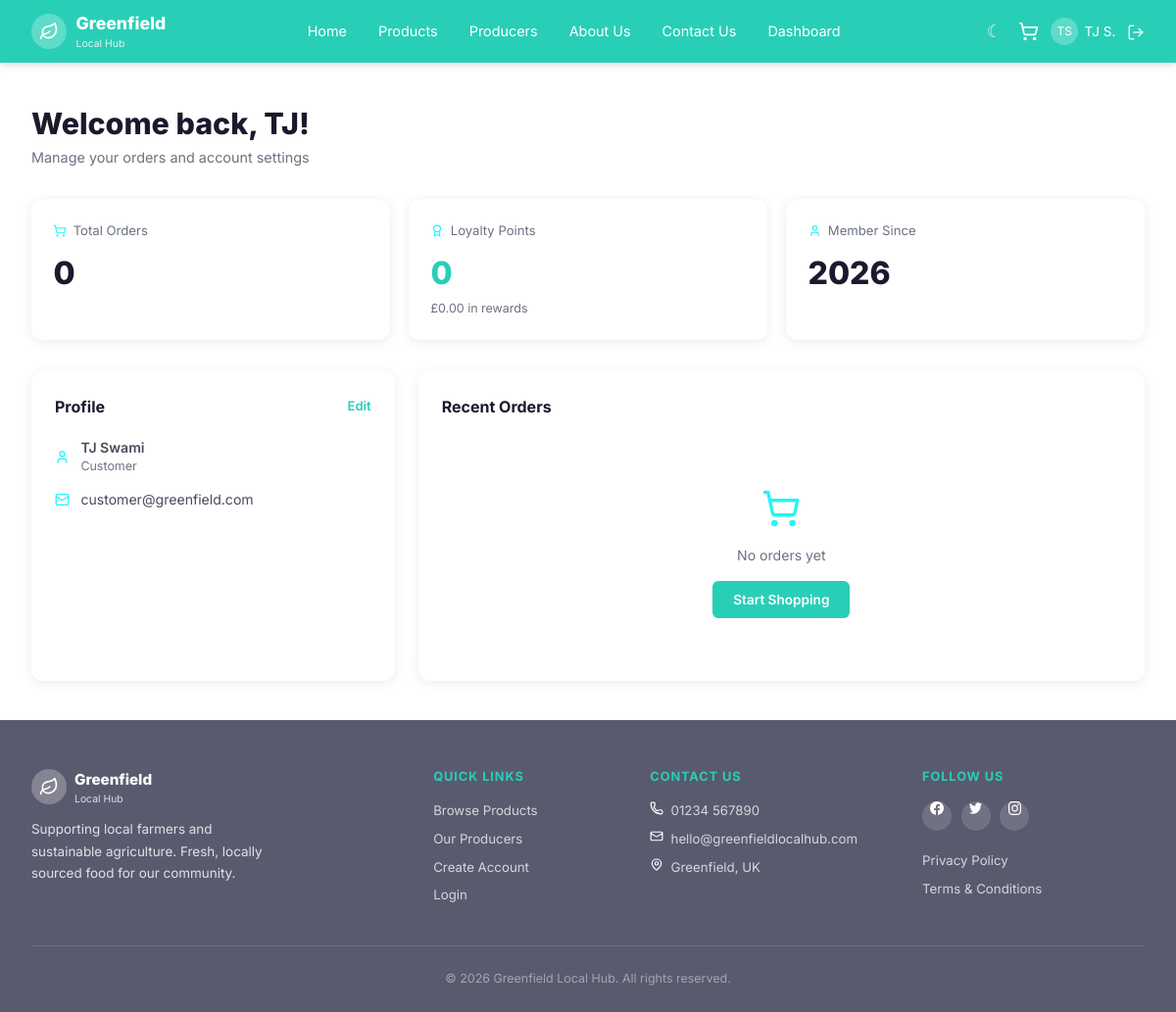
/dashboard/customer (signed in), run on the app's committed database.
### model.py (models this page shows, shortened)
class User(db.Model):
    __tablename__ = 'users'
    id = db.Column(db.Integer, primary_key=True)
    first_name = db.Column(db.String(100), nullable=False)
    last_name = db.Column(db.String(100), nullable=False)
    email = db.Column(db.String(200), unique=True, nullable=False)
    password_hash = db.Column(db.String(256), nullable=False)
    role = db.Column(db.String(20), default='customer')  # customer, producer, admin
    phone_number = db.Column(db.String(30))
    address = db.Column(db.Text)
    accessibility_preferences = db.Column(db.Text)
    is_active = db.Column(db.Boolean, default=True)
    security_question = db.Column(db.String(300))
    security_answer = db.Column(db.String(200))
    loyalty_points = db.Column(db.Integer, default=0)
    created_at = db.Column(db.DateTime, default=datetime.utcnow)
    cart_items = db.relationship('CartItem', backref='user', lazy=True,
                                 foreign_keys='CartItem.user_id')
    orders = db.relationship('Order', backref='user', lazy=True)
    @property
    def full_name(self):
        return f"{self.first_name} {self.last_name}"
    @property
    def initials(self):
        return f"{self.first_name[0]}{self.last_name[0]}".upper()
    @property
    def member_since_year(self):
        return self.created_at.year

### app.py (the view)
@app.route('/dashboard/customer')
@login_required
def dashboard_customer():
    user = get_current_user()
    if user.role != 'customer':
        return redirect(url_for(f'dashboard_{user.role}'))
    orders = Order.query.filter_by(user_id=user.id)\
                        .order_by(Order.created_at.desc()).all()
    return render_template('dashboard/customer.html', user=user, orders=orders)

### app.py (called while the page is built)
def get_current_user():
    if 'user_id' in session:
        return db.session.get(User, session['user_id'])
    return None

def get_cart_count():
    user = get_current_user()
    if user:
        return CartItem.query.filter_by(user_id=user.id).count()
    sid = session.get('guest_sid')
    if sid:
        return CartItem.query.filter_by(session_id=sid).count()
    return 0

def login_required(f):
    @wraps(f)
    def decorated(*args, **kwargs):
        if 'user_id' not in session:
            flash('Please log in to access this page.', 'error')
            return redirect(url_for('login'))
        return f(*args, **kwargs)
    return decorated

@app.context_processor
def inject_globals():
    return {
        'current_user': get_current_user(),
        'cart_count': get_cart_count(),
    }

### templates/dashboard/customer.html (shortened to what this page needs)
{% extends 'base.html' %}
{% block content %}
<div class="dash-page">
    <div class="dash-header">
        <h1>Welcome back, {{ user.first_name }}!</h1>
        <p>Manage your orders and account settings</p>
    </div>
    <div class="dash-stat-grid">
        <div class="stat-card">
            <div class="stat-card-hd"><img src="{{ url_for('static', filename='images/icons/shopping-cart.svg') }}" alt="cart" class="icon-svg"> Total Orders</div>
            <div class="stat-card-val">{{ orders|length }}</div>
        </div>
        <div class="stat-card">
            <div class="stat-card-hd"><img src="{{ url_for('static', filename='images/icons/award.svg') }}" alt="award" class="icon-svg"> Loyalty Points</div>
            <div class="stat-card-val green">{{ user.loyalty_points }}</div>
            <div class="stat-card-sub">£{{ '%.2f'|format(user.loyalty_points * 0.01) }} in rewards</div>
        </div>
        <div class="stat-card">
            <div class="stat-card-hd"><img src="{{ url_for('static', filename='images/icons/user.svg') }}" alt="user" class="icon-svg"> Member Since</div>
            <div class="stat-card-val">{{ user.member_since_year }}</div>
        </div>
    </div>
    <div class="dash-two-col">
        <div class="dash-card">
            <div class="dash-card-title">
                Profile
                <a href="{{ url_for('dashboard_customer') }}" class="edit-link">Edit</a>
            </div>
            <div class="profile-row">
                <span class="profile-row-icon"><img src="{{ url_for('static', filename='images/icons/user.svg') }}" alt="user" class="icon-svg"></span>
                <div>
                    <div style="font-weight:600;">{{ user.full_name }}</div>
                    <div style="font-size:.78rem;color:var(--text-light);">
                        {{ user.role|capitalize }}
                    </div>
                </div>
            </div>
            <div class="profile-row">
                <span class="profile-row-icon"><img src="{{ url_for('static', filename='images/icons/mail.svg') }}" alt="mail" class="icon-svg"></span>
                <span>{{ user.email }}</span>
            </div>
        </div>
        <div class="dash-card">
            <div class="dash-card-title">Recent Orders</div>
            {% if orders %}
            {% for order in orders[:5] %}
            <div class="prod-list-row">
                <div style="flex:1;">
                    <div style="font-weight:600;font-size:.88rem;">
                        Order #{{ order.id }}
                    </div>
                    <div style="font-size:.78rem;color:var(--text-light);">
                        {{ order.created_at.strftime('%d %b %Y') }}
                        &nbsp;.&nbsp; {{ order.status|capitalize }}
                    </div>
                </div>
                <div style="font-weight:700;font-size:.9rem;">
                    £{{ '%.2f'|format(order.total) }}
                </div>
            </div>
            {% endfor %}
            {% else %}
            <div class="empty-state">
                <div class="empty-icon"><img src="{{ url_for('static', filename='images/icons/shopping-cart.svg') }}" alt="cart" class="icon-svg"></div>
                <p>No orders yet</p>
                <a href="{{ url_for('products') }}" class="btn-teal"
                   style="font-size:.85rem;padding:.55rem 1.3rem;">
                    Start Shopping
                </a>
            </div>
            {% endif %}
        </div>
    </div>
</div>
{% endblock %}

### templates/base.html (shortened to what this page needs)
<!DOCTYPE html>
<html lang="en">
<head>
    <link rel="stylesheet" href="{{ url_for('static', filename='css/style.css') }}">
</head>
<body>
<nav class="navbar">
    <a href="{{ url_for('index') }}" class="nav-logo">
        <div class="logo-icon"><img src="{{ url_for('static', filename='images/icons/leaf.svg') }}" alt="leaf" class="icon-svg"></div>
        <div>
            <span class="logo-text-main">Greenfield</span>
            <span class="logo-text-sub">Local Hub</span>
        </div>
    </a>
    <div class="nav-links" id="nav-links">
        <a href="{{ url_for('index') }}">Home</a>
        <a href="{{ url_for('products') }}">Products</a>
        <a href="{{ url_for('producers') }}">Producers</a>
        <a href="{{ url_for('about') }}">About Us</a>
        <a href="{{ url_for('contact') }}">Contact Us</a>
        {% if current_user %}
        <a href="{{ url_for('dashboard_' ~ current_user.role) }}">Dashboard</a>
        {% endif %}
    </div>
    <div class="nav-right">
        <button id="theme-toggle" class="theme-btn" title="Toggle dark mode">☾</button>
        <a href="{{ url_for('cart') }}" class="nav-cart">
            <img src="{{ url_for('static', filename='images/icons/shopping-cart.svg') }}" alt="cart" class="icon-svg">
        </a>
        {% if current_user %}
        <div class="nav-user-info">
            <div class="nav-user-icon">{{ current_user.initials }}</div>
            <span>{{ current_user.first_name }} {{ current_user.last_name[0] }}.</span>
        </div>
        <a href="{{ url_for('logout') }}" class="nav-logout" title="Logout"><img src="{{ url_for('static', filename='images/icons/log-out.svg') }}" alt="log-out" class="icon-svg"></a>
        {% else %}
        <a href="{{ url_for('login') }}" class="btn-nav-login">Login</a>
        <a href="{{ url_for('register') }}" class="btn-nav-register">Register</a>
        {% endif %}
    </div>
</nav>
{% block content %}{% endblock %}
<footer class="footer">
    <div class="footer-inner">
        <div class="footer-brand">
            <div class="brand-logo">
                <div class="logo-icon"><img src="{{ url_for('static', filename='images/icons/leaf.svg') }}" alt="leaf" class="icon-svg"></div>
                <div>
                    <span style="font-size:.95rem; font-weight:800;">Greenfield</span>
                    <span style="font-size:.65rem; font-weight:400; opacity:.8; display:block;">Local Hub</span>
                </div>
            </div>
            <p>Supporting local farmers and sustainable agriculture. Fresh, locally sourced food for our community.</p>
        </div>
        <div class="footer-col">
            <h4>Quick Links</h4>
            <a href="{{ url_for('products') }}">Browse Products</a>
            <a href="{{ url_for('producers') }}">Our Producers</a>
            <a href="{{ url_for('register') }}">Create Account</a>
            <a href="{{ url_for('login') }}">Login</a>
        </div>
        <div class="footer-col">
            <h4>Contact Us</h4>
            <span><img src="{{ url_for('static', filename='images/icons/phone.svg') }}" alt="phone" class="icon-svg"> 01234 567890</span>
            <span><img src="{{ url_for('static', filename='images/icons/mail.svg') }}" alt="mail" class="icon-svg"> hello@greenfieldlocalhub.com</span>
            <span><img src="{{ url_for('static', filename='images/icons/map-pin.svg') }}" alt="location" class="icon-svg"> Greenfield, UK</span>
        </div>
        <div class="footer-col">
            <h4>Follow Us</h4>
            <div class="footer-social">
                <a href="https://en-gb.facebook.com/" class="soc-icon"><img src="{{ url_for('static', filename='images/icons/facebook.svg') }}" alt="facebook" class="icon-svg"></a>
                <a href="https://x.com/?lang=en-gb" class="soc-icon"><img src="{{ url_for('static', filename='images/icons/twitter.svg') }}" alt="twitter" class="icon-svg"></a>
                <a href="https://www.instagram.com/" class="soc-icon"><img src="{{ url_for('static', filename='images/icons/instagram.svg') }}" alt="instagram" class="icon-svg"></a>
            </div>
            <a href="{{ url_for('privacy') }}">Privacy Policy</a>
            <a href="{{ url_for('terms') }}">Terms & Conditions</a>
        </div>
    </div>
    <div class="footer-bottom">
        &copy; 2026 Greenfield Local Hub. All rights reserved.
    </div>
</footer>
</body>
</html>

### data on the page
User: initials "TS", first_name "TJ", last_name "S", loyalty_points "0", user.loyalty_points*0.01 "0.00", member_since_year "2026", full_name "TJ Swami", role "Customer", email "customer@greenfield.com"

### other printed values
{{ orders|length }} "0"
